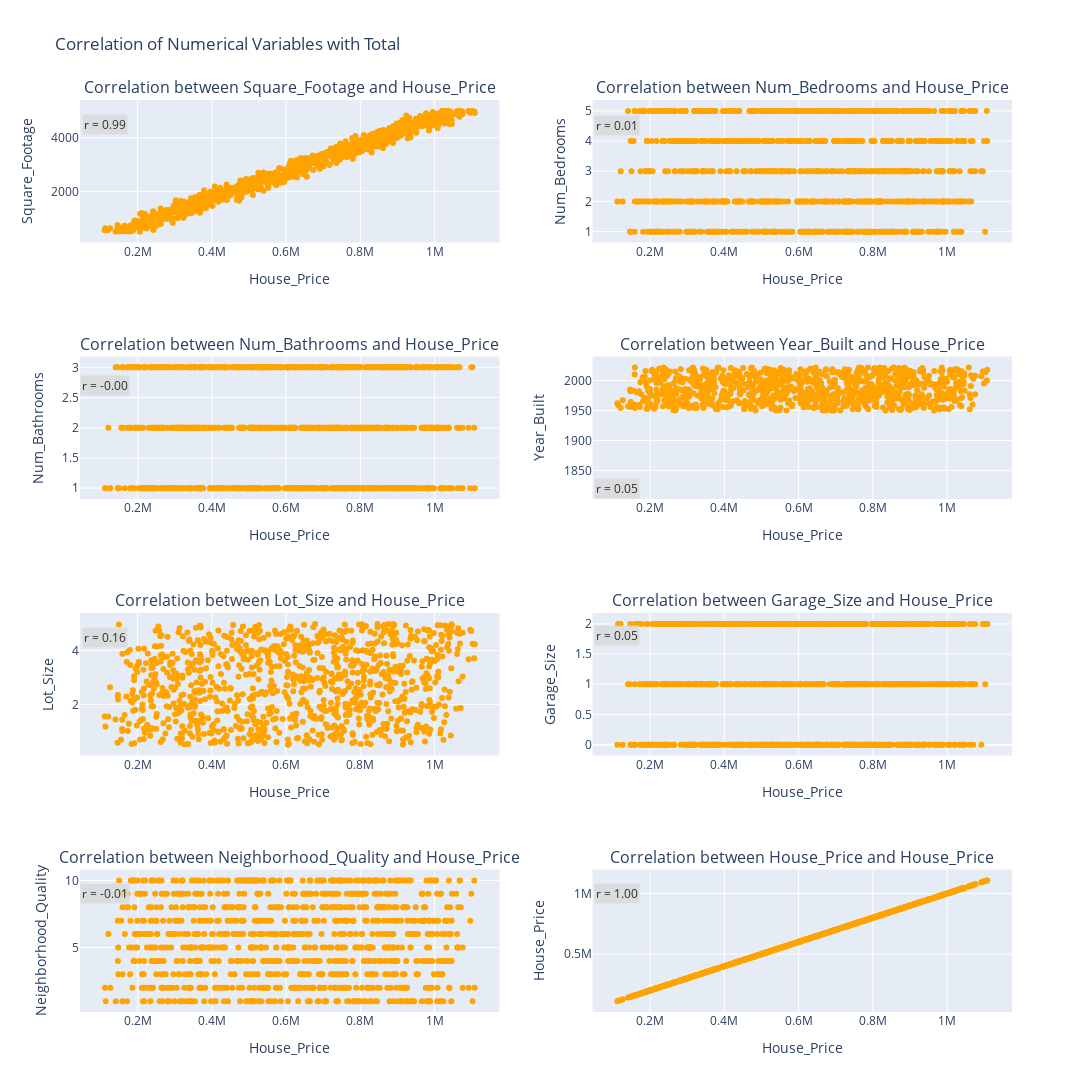

Source (notebook cell):
### Markdown cell above
<div 
style="
font-family: 'Roboto', sans-serif;
color:white;
background-color:#3f37c9;
padding:1%;
border-radius:10px;
font-size:2em;
text-align:center
">
Correlation Analysis
</div>

### Code cell
# Define columns and target variable
columns = numerical_columns
target_var = 'House_Price'

# Create a 4x2 grid for subplots
fig = sp.make_subplots(rows=4, cols=2, subplot_titles=[f'Correlation between {col} and {target_var}' for col in columns])

# Loop through each column to create scatter plots with correlation annotations
for i, col in enumerate(columns):
    # Calculate correlation
    correlation = df1[target_var].corr(df1[col])
    corr_text = f'r = {correlation:.2f}'
    
    # Row and column index for the subplot
    row = i // 2 + 1
    col_idx = i % 2 + 1

    # Add scatter trace
    fig.add_trace(
        go.Scatter(
            x=df1[target_var],
            y=df1[col],
            mode='markers',
            marker=dict(color='#ffa300'),
            name=f'{col} vs {target_var}',
        ),
        row=row,
        col=col_idx
    )
    
    # Add correlation annotation to each subplot
    fig.add_annotation(
        x=df1[target_var].min(),
        y=df1[col].max() * 0.9,
        text=corr_text,
        showarrow=False,
        font=dict(size=12, color='black'),
        align='center',
        bgcolor='#d9d9d9',
        opacity=0.8,
        row=row,
        col=col_idx
    )

# Update layout
fig.update_layout(
    title_text="Correlation of Numerical Variables with Total",
    height=1200,
    width=1200,
    showlegend=False,
)

# Update axes titles
for i, col in enumerate(columns):
    row = i // 2 + 1
    col_idx = i % 2 + 1
    fig.update_xaxes(title_text=target_var, row=row, col=col_idx)
    fig.update_yaxes(title_text=col, row=row, col=col_idx)

fig.show()

### Figure 1 — Plotly figure (JSON) as saved in the notebook; plotly's stock layout.template omitted (floating-point values rounded to 4 significant figures; data arrays with more than 128 entries replaced by an {"elided": "..."} marker saying what was removed)
{"data": [{"marker": {"color": "#ffa300"}, "mode": "markers", "name": "Square_Footage vs House_Price", "type": "scatter", "x": {"elided": "1000 float values"}, "xaxis": "x", "y": {"elided": "1000 int values"}, "yaxis": "y"}, {"marker": {"color": "#ffa300"}, "mode": "markers", "name": "Num_Bedrooms vs House_Price", "type": "scatter", "x": {"elided": "1000 float values"}, "xaxis": "x2", "y": {"elided": "1000 int values"}, "yaxis": "y2"}, {"marker": {"color": "#ffa300"}, "mode": "markers", "name": "Num_Bathrooms vs House_Price", "type": "scatter", "x": {"elided": "1000 float values"}, "xaxis": "x3", "y": {"elided": "1000 int values"}, "yaxis": "y3"}, {"marker": {"color": "#ffa300"}, "mode": "markers", "name": "Year_Built vs House_Price", "type": "scatter", "x": {"elided": "1000 float values"}, "xaxis": "x4", "y": {"elided": "1000 int values"}, "yaxis": "y4"}, {"marker": {"color": "#ffa300"}, "mode": "markers", "name": "Lot_Size vs House_Price", "type": "scatter", "x": {"elided": "1000 float values"}, "xaxis": "x5", "y": {"elided": "1000 float values"}, "yaxis": "y5"}, {"marker": {"color": "#ffa300"}, "mode": "markers", "name": "Garage_Size vs House_Price", "type": "scatter", "x": {"elided": "1000 float values"}, "xaxis": "x6", "y": {"elided": "1000 int values"}, "yaxis": "y6"}, {"marker": {"color": "#ffa300"}, "mode": "markers", "name": "Neighborhood_Quality vs House_Price", "type": "scatter", "x": {"elided": "1000 float values"}, "xaxis": "x7", "y": {"elided": "1000 int values"}, "yaxis": "y7"}, {"marker": {"color": "#ffa300"}, "mode": "markers", "name": "House_Price vs House_Price", "type": "scatter", "x": {"elided": "1000 float values"}, "xaxis": "x8", "y": {"elided": "1000 float values"}, "yaxis": "y8"}], "layout": {"annotations": [{"font": {"size": 16}, "showarrow": false, "text": "Correlation between Square_Footage and House_Price", "x": 0.225, "xanchor": "center", "xref": "paper", "y": 1, "yanchor": "bottom", "yref": "paper"}, {"font": {"size": 16}, "showarrow": false, "text": "Correlation between Num_Bedrooms and House_Price", "x": 0.775, "xanchor": "center", "xref": "paper", "y": 1, "yanchor": "bottom", "yref": "paper"}, {"font": {"size": 16}, "showarrow": false, "text": "Correlation between Num_Bathrooms and House_Price", "x": 0.225, "xanchor": "center", "xref": "paper", "y": 0.7188, "yanchor": "bottom", "yref": "paper"}, {"font": {"size": 16}, "showarrow": false, "text": "Correlation between Year_Built and House_Price", "x": 0.775, "xanchor": "center", "xref": "paper", "y": 0.7188, "yanchor": "bottom", "yref": "paper"}, {"font": {"size": 16}, "showarrow": false, "text": "Correlation between Lot_Size and House_Price", "x": 0.225, "xanchor": "center", "xref": "paper", "y": 0.4375, "yanchor": "bottom", "yref": "paper"}, {"font": {"size": 16}, "showarrow": false, "text": "Correlation between Garage_Size and House_Price", "x": 0.775, "xanchor": "center", "xref": "paper", "y": 0.4375, "yanchor": "bottom", "yref": "paper"}, {"font": {"size": 16}, "showarrow": false, "text": "Correlation between Neighborhood_Quality and House_Price", "x": 0.225, "xanchor": "center", "xref": "paper", "y": 0.1562, "yanchor": "bottom", "yref": "paper"}, {"font": {"size": 16}, "showarrow": false, "text": "Correlation between House_Price and House_Price", "x": 0.775, "xanchor": "center", "xref": "paper", "y": 0.1562, "yanchor": "bottom", "yref": "paper"}, {"align": "center", "bgcolor": "#d9d9d9", "font": {"color": "black", "size": 12}, "opacity": 0.8, "showarrow": false, "text": "r = 0.99", "x": 111600.0, "xref": "x", "y": 4499.0, "yref": "y"}, {"align": "center", "bgcolor": "#d9d9d9", "font": {"color": "black", "size": 12}, "opacity": 0.8, "showarrow": false, "text": "r = 0.01", "x": 111600.0, "xref": "x2", "y": 4.5, "yref": "y2"}, {"align": "center", "bgcolor": "#d9d9d9", "font": {"color": "black", "size": 12}, "opacity": 0.8, "showarrow": false, "text": "r = -0.00", "x": 111600.0, "xref": "x3", "y": 2.7, "yref": "y3"}, {"align": "center", "bgcolor": "#d9d9d9", "font": {"color": "black", "size": 12}, "opacity": 0.8, "showarrow": false, "text": "r = 0.05", "x": 111600.0, "xref": "x4", "y": 1820.0, "yref": "y4"}, {"align": "center", "bgcolor": "#d9d9d9", "font": {"color": "black", "size": 12}, "opacity": 0.8, "showarrow": false, "text": "r = 0.16", "x": 111600.0, "xref": "x5", "y": 4.49, "yref": "y5"}, {"align": "center", "bgcolor": "#d9d9d9", "font": {"color": "black", "size": 12}, "opacity": 0.8, "showarrow": false, "text": "r = 0.05", "x": 111600.0, "xref": "x6", "y": 1.8, "yref": "y6"}, {"align": "center", "bgcolor": "#d9d9d9", "font": {"color": "black", "size": 12}, "opacity": 0.8, "showarrow": false, "text": "r = -0.01", "x": 111600.0, "xref": "x7", "y": 9, "yref": "y7"}, {"align": "center", "bgcolor": "#d9d9d9", "font": {"color": "black", "size": 12}, "opacity": 0.8, "showarrow": false, "text": "r = 1.00", "x": 111600.0, "xref": "x8", "y": 997400.0, "yref": "y8"}], "height": 1200, "showlegend": false, "title": {"text": "Correlation of Numerical Variables with Total"}, "width": 1200, "xaxis": {"anchor": "y", "domain": [0, 0.45], "title": {"text": "House_Price"}}, "xaxis2": {"anchor": "y2", "domain": [0.55, 1], "title": {"text": "House_Price"}}, "xaxis3": {"anchor": "y3", "domain": [0, 0.45], "title": {"text": "House_Price"}}, "xaxis4": {"anchor": "y4", "domain": [0.55, 1], "title": {"text": "House_Price"}}, "xaxis5": {"anchor": "y5", "domain": [0, 0.45], "title": {"text": "House_Price"}}, "xaxis6": {"anchor": "y6", "domain": [0.55, 1], "title": {"text": "House_Price"}}, "xaxis7": {"anchor": "y7", "domain": [0, 0.45], "title": {"text": "House_Price"}}, "xaxis8": {"anchor": "y8", "domain": [0.55, 1], "title": {"text": "House_Price"}}, "yaxis": {"anchor": "x", "domain": [0.8438, 1], "title": {"text": "Square_Footage"}}, "yaxis2": {"anchor": "x2", "domain": [0.8438, 1], "title": {"text": "Num_Bedrooms"}}, "yaxis3": {"anchor": "x3", "domain": [0.5625, 0.7188], "title": {"text": "Num_Bathrooms"}}, "yaxis4": {"anchor": "x4", "domain": [0.5625, 0.7188], "title": {"text": "Year_Built"}}, "yaxis5": {"anchor": "x5", "domain": [0.2812, 0.4375], "title": {"text": "Lot_Size"}}, "yaxis6": {"anchor": "x6", "domain": [0.2812, 0.4375], "title": {"text": "Garage_Size"}}, "yaxis7": {"anchor": "x7", "domain": [0, 0.1562], "title": {"text": "Neighborhood_Quality"}}, "yaxis8": {"anchor": "x8", "domain": [0, 0.1562], "title": {"text": "House_Price"}}}}
